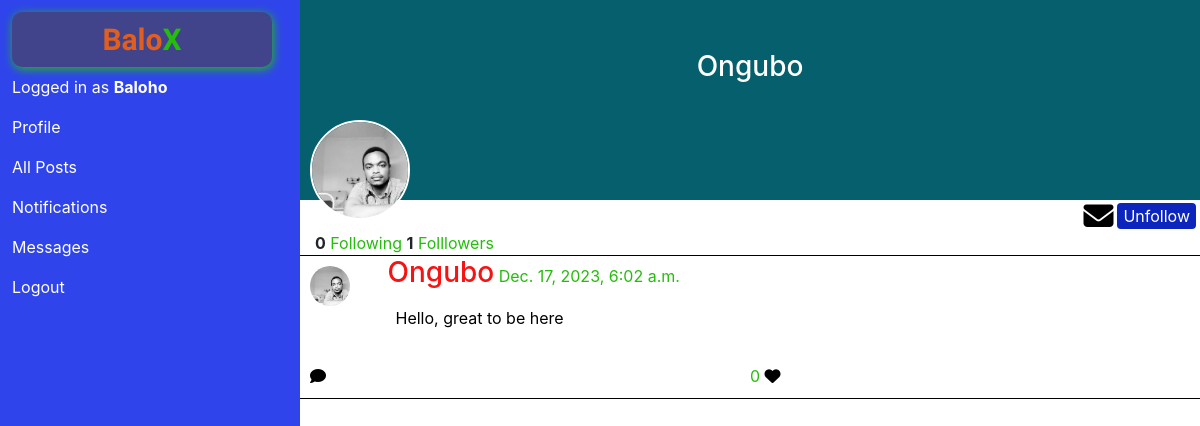
The page /4 (signed in) on the database as committed earlier.
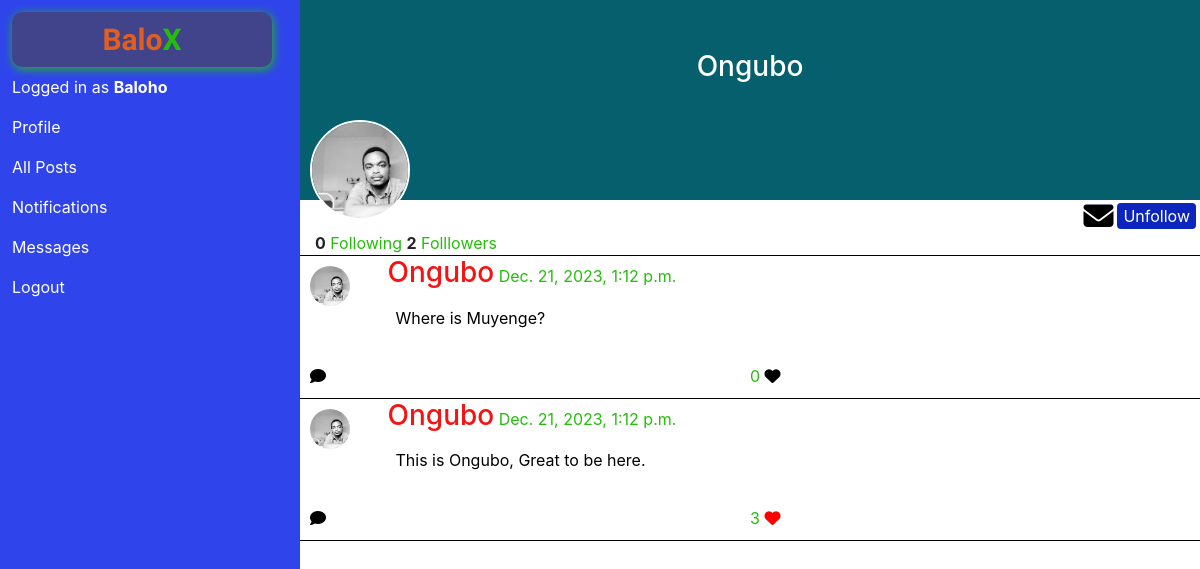
The same page on the database as committed later.
### network/models.py (models this page shows, shortened)
class User(AbstractUser):
    pass

class Post(models.Model):
    author = models.ForeignKey(User, on_delete=models.CASCADE, related_name='tweet')
    tweet = models.TextField(verbose_name='post', null=False, blank=False)
    liked_by = models.ManyToManyField(User, related_name='liked_posts', null=True, blank=True)
    likes = models.IntegerField(null=True, blank=True, verbose_name='like', max_length=20, default=0)
    time = models.DateTimeField(verbose_name='creation time')

### network/views.py (the view)
# urls.py: path('<int:profile_id>', views.profile, name='profile'),
@login_required
def profile(request, profile_id):
        profile = User.objects.get(pk=profile_id)
        if profile:
            if Account.objects.filter(user=profile).exists():
                followings = Account.objects.filter(user=profile).count()
            else:
                followings = 0
            if profile.followers:
                followers = profile.followers.all().count()
            else:
                followers = 0
            posts = Post.objects.filter(author=profile).order_by('-time')
            if Account.objects.filter(user=request.user, target=profile).exists():
                account = Account.objects.get(user=request.user, target=profile)
                followed = account.is_following
            else:
                followed = False
            return render(request, 'network/profile.html', {
            'profile' : profile,
            "followings" : followings,
            'followers' : followers,
            'followed' : followed,
            'posts' : posts
            })
        else:
            messages.error(request, 'Profile does not exist')
            return HttpResponseRedirect(reverse('index'))

### network/templates/network/profile.html (shortened to what this page needs)
{% extends 'network/layout.html' %}
{% load static %}
{% block body %}
<section id="profile_info">
    <div class="profile_imgs">
        <img src="{% static 'network/user.jpg' %}" alt="img">
        <h3>{{profile|capfirst}}</h3>
    </div>
    <div class="profile_btn">
        {% if profile != request.user %}
        <i class="fa-solid fa-envelope"></i>
        {% if followed %}
        <button class="btn-primary follow-btn" data-id="{{profile.id}}" id="follow-btn-{{profile.id}}">Unfollow</button>
        {% else %}
        <button class="btn-primary follow-btn" data-id="{{profile.id}}" id="follow-btn-{{profile.id}}">Follow</button>
        {% endif %}
        {% endif %}
    </div>
    <div class="follow_following container">
        <strong id="followings-{{profile.id}}">{{followings}}</strong>
        <span>Following</span>
        <strong id="followers-{{profile.id}}">{{followers}}</strong>
        <span>Folllowers</span>
    </div>
</section>
{% for post in posts %}
<section class="tweet">
    <div class="row container">
        <div class="userImg col-sm-1">
            <img src="{% static 'network/user.jpg' %}" alt="">
        </div>
        <div class="tweetContent col-sm-11">
            <h3 class="username">{{post.author|capfirst}}</h3>
            <span>{{post.time}}</span>
            <p>{{post.tweet}}</p>
        </div>
    </div>
    <div class="tweetIcon container row">
        <div class="col">
            <i class="fa-solid fa-comment"></i>
        </div>
        <div class="col">
            <span id="post-likes-{{post.id}}">{{post.likes}}</span>
            {% if request.user in post.liked_by.all %}
                <i class="liked fa-solid fa-heart likeIcon" data-like="post-{{post.id}}" id="post-like-{{post.id}}"></i>
            {% else %}
                <i class="unliked fa-solid fa-heart likeIcon" data-like="post-{{post.id}}" id="post-like-{{post.id}}"></i>
            {% endif %}
        </div>
    </div>
</section>
{% endfor %}
{% endblock %}

### network/templates/network/layout.html (shortened to what this page needs)
{% load static %}
<!DOCTYPE html>
<html lang="en">
    <head>
        <link rel="stylesheet" href="https://stackpath.bootstrapcdn.com/bootstrap/4.4.1/css/bootstrap.min.css">
        <link href="{% static 'network/styles.css' %}" rel="stylesheet">
    </head>
    <body>
        <div class="container-fluid">
            <div class="row">
                <nav class="navbar navbar-left col-sm-3" id="navbar-left">
                        <div class="left-container">
                                <ul class="navbar-nav mr-auto">
                                    <strong class="log navbar-brand">Balo<span>X</span></strong>
                                {% if user.is_authenticated %}
                                    <li class="nav-item">
                                        <a class="nav-link" href="#">Logged in as <strong>{{ request.user|capfirst}}</strong></a>
                                    </li>
                                    <li class="nav-item">
                                        <a class="nav-link" href="{% url 'profile' request.user.id %}">Profile</a>
                                    </li>
                                {% endif %}
                                <li class="nav-item">
                                    <a class="nav-link" href="{% url 'index' %}">All Posts</a>
                                </li>
                                <li class="nav-item">
                                <a class="nav-link" href="#">Notifications</a>
                                </li>
                                <li class="nav-item">
                                    <a class="nav-link" href="#">Messages</a>
                                </li>
                                {% if user.is_authenticated %}
                                    <li class="nav-item">
                                        <a class="nav-link" href="{% url 'logout' %}">Logout</a>
                                    </li>
                                {% endif %}
                                </ul>
                        </div>
                </nav>
                <div class="body col-sm-9">
                    {% block body %}
                    {% endblock %}
                </div>
            </div>
        </div>
    </body>
</html>

### network/static/network/styles.css (style rules this page uses)
body { background-color: white; }
.left-container { padding: 2px !important; }
.navbar-left { position: fixed; display: block; padding: 10px; height: 100vh; background-color: #2F45EB; }
.navbar-left a { color: white; }
.navbar { height: 100vh; }
span { color:#25BD0C; }
.navbar-brand { box-sizing: border-box; text-align: center; font-size: 30px; color: #E05E1F; background-color: #42448B; border-radius: 10px; box-shadow: 1px 2px 10px #25BD0C; font-family: 'Lobster', sans-serif; }
.body { padding: 0 !important; position: absolute; right: 0; }
section { border-bottom: solid 1px black; position: relative; }
.userImg { padding: 10px; }
.userImg img { width: 40px; height: 40px; border-radius: 50%; }
.tweetContent h3 { display: inline-block; color: rgb(245, 20, 20); }
.tweet p { padding: 8px; color: black; }
.tweetIcon { padding: 10px; color: white; }
.fa-solid { color: black; }
.profile_imgs { background-color: rgb(5, 95, 108); position: relative; height: 200px; }
.profile_imgs img { position: absolute; width: 100px; height: 100px; border-radius: 50%; left: 10px; bottom: -20px; border: solid 2px white; }
.profile_imgs h3 { color: white; position: relative; top: 50px; text-align: center; }
.profile_btn { display: flex; justify-content: right; color: white; align-items: center; height: 15px; margin-top: 8px; }
.profile_btn button { margin: 4px; border-style: none !important; border-radius: 4px !important; }
.profile_btn i { font-size: 30px; }
.username { color: #2F45EB; }
.postcontents h4,p { color: white; }
.btn-primary { background-color: #0C25BD !important; }
.liked { color: red; }
.unliked { color: black; }

Rows that differ between the two databases and show on the page:
removed Post: author "Ongubo", time "Dec. 17, 2023, 6:02 a.m.", tweet "Hello, great to be here", likes "0"
added Post: author "Ongubo", time "Dec. 21, 2023, 1:12 p.m.", tweet "Where is Muyenge?", likes "0"
added Post: author "Ongubo", time "Dec. 21, 2023, 1:12 p.m.", tweet "This is Ongubo, Great to be here.", likes "3"
Other text that changed with them:
{{ followers }}: "1" → "2"
